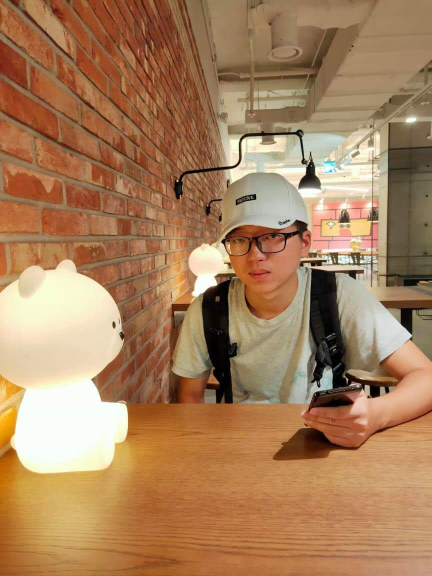
#> input picture 資料分析作業/HW5/photosticker.jpeg, 864 x 1152 px (shown at 1/2 size)
$ python '4.加外框.py'
#> lines starting #> are read from the running program, lines starting #| are printed output that depends on the picture
# -*- coding: utf-8 -*-
"""
Created on Tue Apr  6 16:42:40 2021

@author: danny
"""


from PIL import Image
pic=Image.open('photosticker.jpeg')
#> pic is the input picture: PIL image 864x1152 RGB; mean R, G, B 168.3, 128.7, 92.5
pic=pic.resize((350,500))
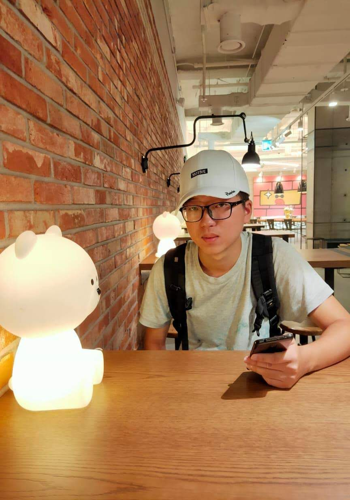
#> pic: PIL image 350x500 RGB; mean R, G, B 168.2, 128.7, 92.5
picobj=Image.new('RGB',(450,600),'Yellow')
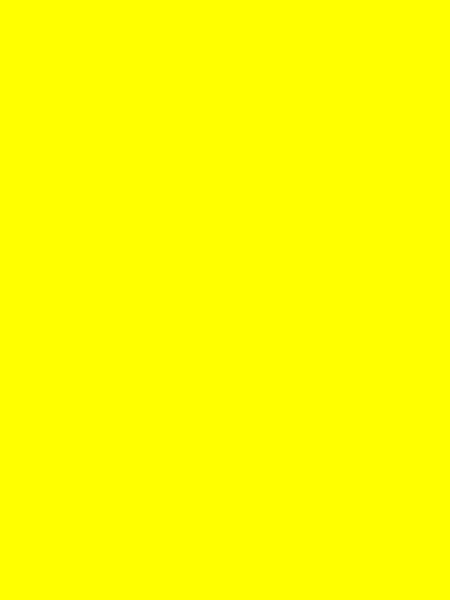
#> picobj: PIL image 450x600 RGB; mean R, G, B 255, 255, 0
picobj.paste(pic,(50,50))
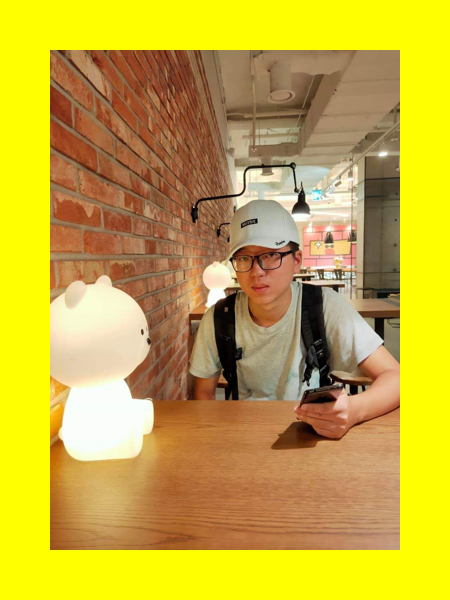
#> picobj: PIL image 450x600 RGB; mean R, G, B 198.8, 173.2, 59.9
picobj.save('myfig.jpg')

$ run again, with 資料分析作業/HW5/THU.jfif saved as 資料分析作業/HW5/photosticker.jpeg
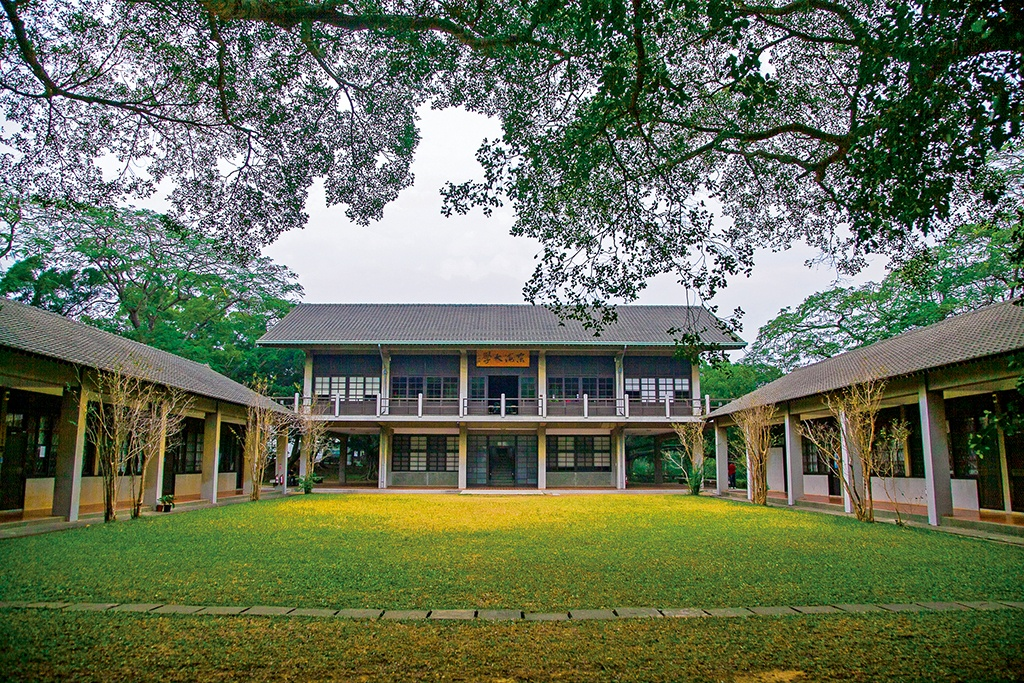
#> input picture 資料分析作業/HW5/THU.jfif, 1024 x 683 px
#> pic is the input picture: PIL image 1024x683 RGB; mean R, G, B 103.5, 112.5, 88.7
#> `pic=pic.resize((350,500))`:
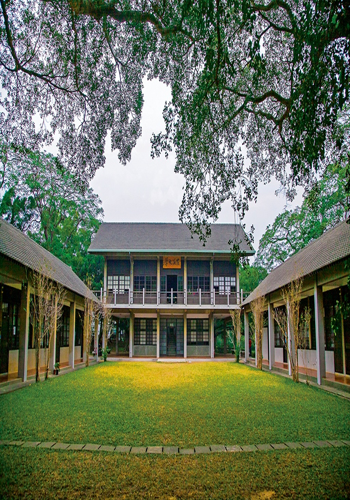
#> pic: PIL image 350x500 RGB; mean R, G, B 103.5, 112.5, 88.7
#> `picobj.paste(pic,(50,50))`:
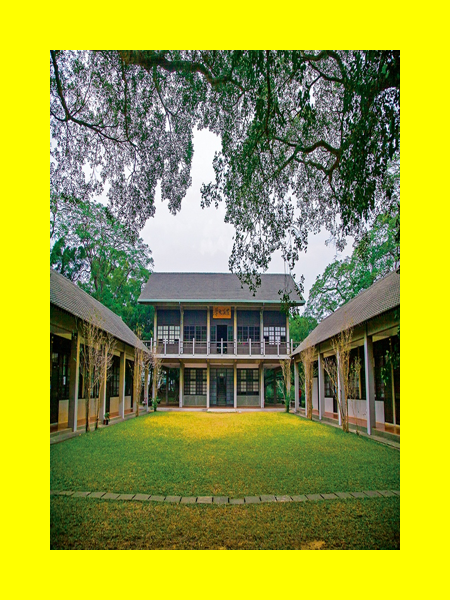
#> picobj: PIL image 450x600 RGB; mean R, G, B 156.8, 162.6, 57.5
